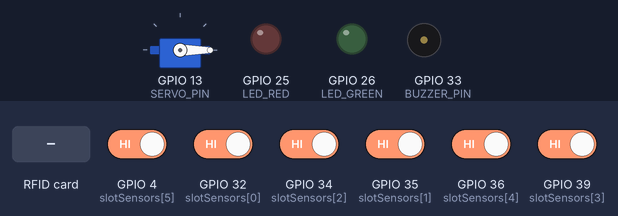
A sketch run on a simulated ESP32. On the bench: servo, output pins drawn as LEDs (lit = HIGH), buzzer (waves = sounding). Wiring (inferred from the names in the program): 2 × IR receiver: data GPIO 14 / data GPIO 27. The test bench sets the inputs (shaded band); at power-on: GPIO 4 (slotSensors[5]), GPIO 32 (slotSensors[0]), GPIO 34 (slotSensors[2]), GPIO 35 (slotSensors[1]), GPIO 36 (slotSensors[4]), GPIO 39 (slotSensors[3]) HIGH. WiFi joins after 1.5 s; servers stay silent unless stated; uploads are accepted with an empty reply; what the sketch prints to the serial monitor is not drawn.

Above: at 3.9 s.
4.0 s: RFID card 5E 7A 19 C4 held to the reader
At 4.56 s:
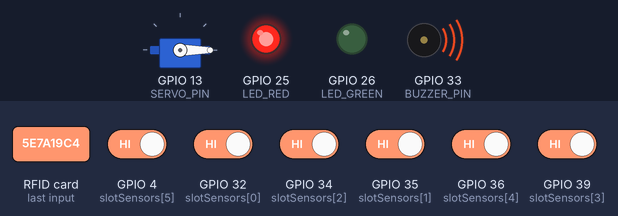
At 5.6 s:
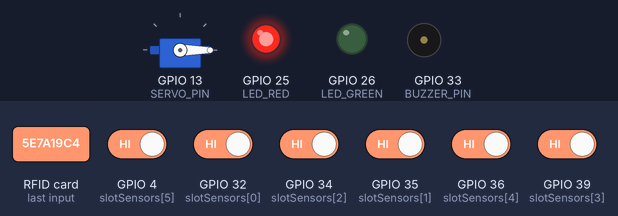
Timing chart, 0 to 7.3 s (numbered marks = the images above; inputs shaded):
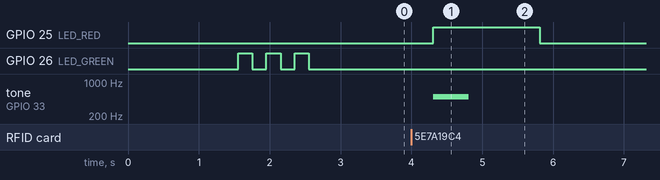

Measured:
- after the input at 4.0 s, GPIO 25 (LED_RED): LOW → HIGH after 0.31 s, → LOW 1.5 s later; tone on GPIO 33 (BUZZER_PIN): silent → 500 Hz after 0.31 s, → silent 0.50 s later

The sketch:

ESP32_SmartParking.ino
```cpp
/*
 * Smart Parking System - ESP32 Code
 * Features:
 * - RFID Reader (RC522)
 * - Servo Motor for Gate Control
 * - IR Sensors for Slot Detection
 * - WiFi Connection to Backend Server
 */

#include <WiFi.h>
#include <HTTPClient.h>
#include <SPI.h>
#include <MFRC522.h>
#include <ESP32Servo.h>
#include <ArduinoJson.h>

// WiFi Credentials
const char* ssid = "YOUR_WIFI_SSID";          // Change to your WiFi name
const char* password = "YOUR_WIFI_PASSWORD";   // Change to your WiFi password

// Server Configuration
const char* serverURL = "http://192.168.0.103:3000";  // Your backend server IP

// Pin Definitions
#define RST_PIN         22    // RFID Reset Pin
#define SS_PIN          21    // RFID Slave Select Pin
#define SERVO_PIN       13    // Servo Motor Pin (Gate)
#define IR_ENTRY_PIN    14    // IR Sensor at Entry
#define IR_EXIT_PIN     27    // IR Sensor at Exit
#define LED_GREEN       26    // Green LED (Success)
#define LED_RED         25    // Red LED (Error)
#define BUZZER_PIN      33    // Buzzer for alerts

// IR Sensors for Parking Slots (6 slots example)
int slotSensors[] = {32, 35, 34, 39, 36, 4};  // GPIO pins for slot IR sensors
int totalSlots = 6;

// RFID and Servo Objects
MFRC522 rfid(SS_PIN, RST_PIN);
Servo gateServo;

// Variables
String lastRFID = "";
unsigned long lastScanTime = 0;
const unsigned long scanCooldown = 2000;  // 2 seconds between scans

void setup() {
  Serial.begin(115200);

  // Initialize pins
  pinMode(LED_GREEN, OUTPUT);
  pinMode(LED_RED, OUTPUT);
  pinMode(BUZZER_PIN, OUTPUT);
  pinMode(IR_ENTRY_PIN, INPUT);
  pinMode(IR_EXIT_PIN, INPUT);

  // Initialize slot sensors
  for (int i = 0; i < totalSlots; i++) {
    pinMode(slotSensors[i], INPUT);
  }

  // Initialize RFID
  SPI.begin();
  rfid.PCD_Init();

  // Initialize Servo
  gateServo.attach(SERVO_PIN);
  gateServo.write(0);  // Gate closed position

  // Connect to WiFi
  connectWiFi();

  Serial.println("Smart Parking System Ready!");
  blinkLED(LED_GREEN, 3);
}

void loop() {
  // Check WiFi connection
  if (WiFi.status() != WL_CONNECTED) {
    connectWiFi();
  }

  // Check for RFID card at entry
  if (digitalRead(IR_ENTRY_PIN) == HIGH) {
    handleEntry();
  }

  // Check for RFID card at exit
  if (digitalRead(IR_EXIT_PIN) == HIGH) {
    handleExit();
  }

  // Update slot status every 5 seconds
  static unsigned long lastUpdate = 0;
  if (millis() - lastUpdate > 5000) {
    updateSlotStatus();
    lastUpdate = millis();
  }

  delay(100);
}

void connectWiFi() {
  Serial.print("Connecting to WiFi");
  WiFi.begin(ssid, password);

  int attempts = 0;
  while (WiFi.status() != WL_CONNECTED && attempts < 20) {
    delay(500);
    Serial.print(".");
    attempts++;
  }

  if (WiFi.status() == WL_CONNECTED) {
    Serial.println("\nWiFi Connected!");
    Serial.print("IP Address: ");
    Serial.println(WiFi.localIP());
  } else {
    Serial.println("\nWiFi Connection Failed!");
    blinkLED(LED_RED, 5);
  }
}

void handleEntry() {
  String rfid = readRFID();

  if (rfid != "" && rfid != lastRFID) {
    Serial.println("Entry RFID: " + rfid);

    // Send to backend
    if (sendEntryRequest(rfid)) {
      openGate();
      digitalWrite(LED_GREEN, HIGH);
      tone(BUZZER_PIN, 1000, 200);
      delay(3000);
      closeGate();
      digitalWrite(LED_GREEN, LOW);
    } else {
      digitalWrite(LED_RED, HIGH);
      tone(BUZZER_PIN, 500, 500);
      delay(1000);
      digitalWrite(LED_RED, LOW);
    }

    lastRFID = rfid;
    lastScanTime = millis();
  }
}

void handleExit() {
  String rfid = readRFID();

  if (rfid != "" && rfid != lastRFID) {
    Serial.println("Exit RFID: " + rfid);

    // Send to backend
    if (sendExitRequest(rfid)) {
      openGate();
      digitalWrite(LED_GREEN, HIGH);
      tone(BUZZER_PIN, 1000, 200);
      delay(3000);
      closeGate();
      digitalWrite(LED_GREEN, LOW);
    } else {
      digitalWrite(LED_RED, HIGH);
      tone(BUZZER_PIN, 500, 500);
      delay(1000);
      digitalWrite(LED_RED, LOW);
    }

    lastRFID = rfid;
    lastScanTime = millis();
  }
}

String readRFID() {
  if (millis() - lastScanTime < scanCooldown) {
    return "";
  }

  if (!rfid.PICC_IsNewCardPresent() || !rfid.PICC_ReadCardSerial()) {
    return "";
  }

  String content = "";
  for (byte i = 0; i < rfid.uid.size; i++) {
    content += String(rfid.uid.uidByte[i] < 0x10 ? "0" : "");
    content += String(rfid.uid.uidByte[i], HEX);
  }
  content.toUpperCase();

  rfid.PICC_HaltA();
  rfid.PCD_StopCrypto1();

  return content;
}

bool sendEntryRequest(String rfid) {
  if (WiFi.status() != WL_CONNECTED) return false;

  HTTPClient http;
  http.begin(String(serverURL) + "/rfid-entry");
  http.addHeader("Content-Type", "application/json");

  String payload = "{\"rfid\":\"" + rfid + "\"}";
  int httpCode = http.POST(payload);

  bool success = false;
  if (httpCode == 200) {
    String response = http.getString();
    Serial.println("Entry Response: " + response);

    DynamicJsonDocument doc(1024);
    deserializeJson(doc, response);
    success = doc["allowed"];
  }

  http.end();
  return success;
}

bool sendExitRequest(String rfid) {
  if (WiFi.status() != WL_CONNECTED) return false;

  HTTPClient http;
  http.begin(String(serverURL) + "/rfid-exit");
  http.addHeader("Content-Type", "application/json");

  String payload = "{\"rfid\":\"" + rfid + "\"}";
  int httpCode = http.POST(payload);

  bool success = false;
  if (httpCode == 200) {
    String response = http.getString();
    Serial.println("Exit Response: " + response);

    DynamicJsonDocument doc(1024);
    deserializeJson(doc, response);
    success = doc["allowed"];
  }

  http.end();
  return success;
}

void updateSlotStatus() {
  if (WiFi.status() != WL_CONNECTED) return;

  HTTPClient http;
  http.begin(String(serverURL) + "/update-slots");
  http.addHeader("Content-Type", "application/json");

  // Read all slot sensors
  String slotsData = "[";
  for (int i = 0; i < totalSlots; i++) {
    int status = digitalRead(slotSensors[i]);
    slotsData += "{\"id\":" + String(i + 1) + ",\"occupied\":" + (status == LOW ? "true" : "false") + "}";
    if (i < totalSlots - 1) slotsData += ",";
  }
  slotsData += "]";

  String payload = "{\"slots\":" + slotsData + "}";
  int httpCode = http.POST(payload);

  if (httpCode == 200) {
    Serial.println("Slots updated successfully");
  }

  http.end();
}

void openGate() {
  Serial.println("Opening gate...");
  for (int pos = 0; pos <= 90; pos++) {
    gateServo.write(pos);
    delay(15);
  }
}

void closeGate() {
  Serial.println("Closing gate...");
  for (int pos = 90; pos >= 0; pos--) {
    gateServo.write(pos);
    delay(15);
  }
}

void blinkLED(int pin, int times) {
  for (int i = 0; i < times; i++) {
    digitalWrite(pin, HIGH);
    delay(200);
    digitalWrite(pin, LOW);
    delay(200);
  }
}

void tone(int pin, int frequency, int duration) {
  ledcSetup(0, frequency, 8);
  ledcAttachPin(pin, 0);
  ledcWriteTone(0, frequency);
  delay(duration);
  ledcWriteTone(0, 0);
}
```
